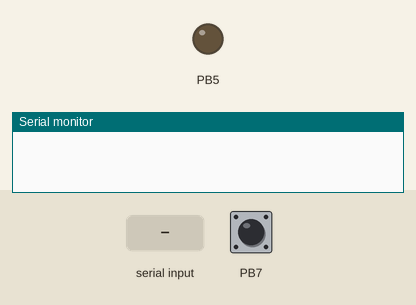
Recording of a program running on a simulated ATmega328P, built with avr-gcc and emulated at 16 MHz. On the bench: output pins drawn as LEDs (lit = HIGH), the last lines printed to the serial monitor. Inputs (shaded band) come from the test bench; at power-on: PB7 HIGH.

Above: at 1.2 s.
1.3 s: "J\n" received over Serial
At 2.1 s:
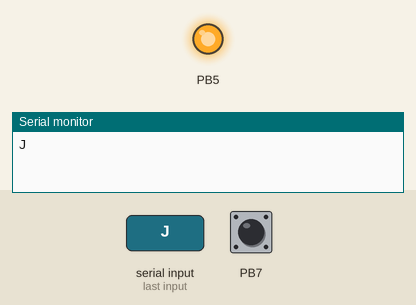
4.4 s: byte 106 ('j') received over Serial
At 5.6 s:
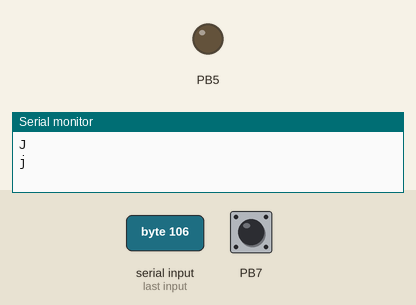
7.4 s: "j\n" received over Serial
At 7.9 s:
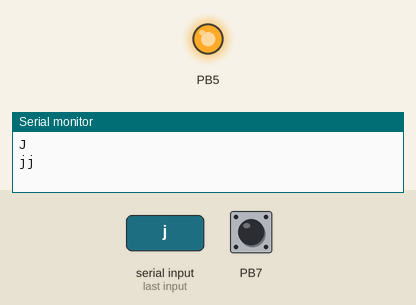
Timing chart, 0 to 9.9 s (numbered marks = the images above; inputs shaded):
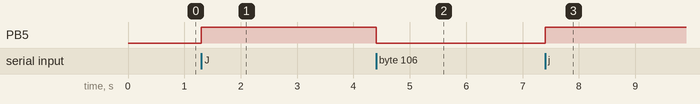

The program:

main.cpp
```cpp
/*
 * LAB5.cpp
 *
 * Created: 3-1-2019 18:54:20
 * Author : jurgen
 */

#define F_CPU 16000000UL //16MHz
#include <util/delay.h>
#include "JR_Macros.h"
#include <avr/io.h>
#include <avr/interrupt.h>

using namespace std;

#define FOSC F_CPU // Clock Speed
#define BAUD 9600
#define MYUBRR FOSC/16/BAUD-1

#define SWITCH_PRESSED !(PINB & (1<<PINB7))

void USART_Init(unsigned int ubrr);
void USART_Transmit(unsigned char data );
unsigned char USART_Receive(void);

ISR(PCINT0_vect)
{
	if(SWITCH_PRESSED)
	{
		USART_Transmit('s');
		USART_Transmit('w');
		USART_Transmit('0');
		USART_Transmit('\n');
	}
}

int main(void)
{
	PIN_X_OUTPUT(DDRB, DDB5);
	PIN_X_INPUT(DDRB, DDB7);

	BIT_ON_IN_REG(PCMSK0, PCINT7);
	BIT_ON_IN_REG(PCICR, PCIE0);

	sei();
	USART_Init(MYUBRR);
    /* Replace with your application code */
    while (1)
    {
		unsigned char data = USART_Receive();
		USART_Transmit(data);
		if (data == 'J' || data == 'j')
		{
			LED_TOGGLE;
		}
    }
}

void USART_Init(unsigned int ubrr)
{
	/*
	Set baud rate
	*/
	UBRR0H = (unsigned char)(ubrr>>8);
	UBRR0L = (unsigned char)ubrr;
	//Enable receiver and transmitter
	UCSR0B = (1<<RXEN0)|(1<<TXEN0);
	/*
	Set frame format: 8data, 2stop bit
	*/
	UCSR0C = (1<<USBS0)|(3<<UCSZ00);
}

unsigned char USART_Receive(void)
{
/*
Wait for data to be received
 */
while( !(UCSR0A & (1<<RXC0)) );
/*
Get and return received data from buffer
 */
return UDR0;
}

void USART_Transmit(unsigned char data )
{
/*
Wait for empty transmit buffer
 */
while
 ( !( UCSR0A & (1<<UDRE0)) );
/*
Put data into buffer, sends the data
 */
UDR0 = data;
}
```

JR_Macros.h
```cpp
#ifndef JR_MACROS_H
#define JR_MACROS_H

#define TRUE 1
#define FALSE 0

#define LED_ON		PORTB |=(1<<PORTB5)
#define LED_OFF		PORTB &= ~(1<<PORTB5)
#define	LED_TOGGLE	PINB |= (1<<PINB5)

#define BIT_ON_IN_REG(REG, BIT_OFFSET)		REG |= (1<<BIT_OFFSET)
#define BIT_OFF_IN_REG(REG, BIT_OFFSET)		REG &= ~(1<<BIT_OFFSET)
#define BIT_FLIP_IN_REG(REG, BIT_OFFSET)	REG ^= (1<<BIT_OFFSET)

#define PIN_X_ON(PORT_REG, BIT_OFFSET)		PORT_REG |= (1<<BIT_OFFSET)
#define PIN_X_OFF(PORT_REG, BIT_OFFSET)		PORT_REG &= ~(1<<BIT_OFFSET)
#define PIN_X_TOGGLE(PIN_REG, BIT_OFFSET)	PIN_REG |= (1<<BIT_OFFSET)

#define PIN_X_OUTPUT(DATA_DIR_REG, BIT_OFFSET)	DATA_DIR_REG |= (1<<BIT_OFFSET)
#define PIN_X_INPUT(DATA_DIR_REG, BIT_OFFSET)	DATA_DIR_REG &= ~(1<<BIT_OFFSET)

#define BITS_2_ON_IN_REG(REG, BIT_OFFSET1, BIT_OFFSET2)		REG |= (1<<BIT_OFFSET1) | (1<<BIT_OFFSET2)
#define BITS_3_ON_IN_REG(REG, BIT_OFFSET1, BIT_OFFSET2, BIT_OFFSET3)		REG |= (1<<BIT_OFFSET1) | (1<<BIT_OFFSET2) | (1<<BIT_OFFSET3)
#define BITS_4_ON_IN_REG(REG, BIT_OFFSET1, BIT_OFFSET2, BIT_OFFSET3, BIT_OFFSET4)		REG |= (1<<BIT_OFFSET1) | (1<<BIT_OFFSET2) | (1<<BIT_OFFSET3) | (1<<BIT_OFFSET4)
#define BITS_5_ON_IN_REG(REG, BIT_OFFSET1, BIT_OFFSET2, BIT_OFFSET3, BIT_OFFSET4, BIT_OFFSET5)		REG |= (1<<BIT_OFFSET1) | (1<<BIT_OFFSET2) | (1<<BIT_OFFSET3) | (1<<BIT_OFFSET4) | (1<<BIT_OFFSET5)
#define BITS_6_ON_IN_REG(REG, BIT_OFFSET1, BIT_OFFSET2, BIT_OFFSET3, BIT_OFFSET4, BIT_OFFSET5, BIT_OFFSET6)		REG |= (1<<BIT_OFFSET1) | (1<<BIT_OFFSET2) | (1<<BIT_OFFSET3) | (1<<BIT_OFFSET4) | (1<<BIT_OFFSET5) | (1<<BIT_OFFSET6)
#define BITS_7_ON_IN_REG(REG, BIT_OFFSET1, BIT_OFFSET2, BIT_OFFSET3, BIT_OFFSET4, BIT_OFFSET5, BIT_OFFSET6, BIT_OFFSET7)		REG |= (1<<BIT_OFFSET1) | (1<<BIT_OFFSET2) | (1<<BIT_OFFSET3) | (1<<BIT_OFFSET4) | (1<<BIT_OFFSET5) | (1<<BIT_OFFSET6) | (1<<BIT_OFFSET7)

#define BITS_2_OFF_IN_REG(REG, BIT_OFFSET1, BIT_OFFSET2)		REG &= ~(1<<BIT_OFFSET1) | (1<<BIT_OFFSET2)
#define BITS_3_OFF_IN_REG(REG, BIT_OFFSET1, BIT_OFFSET2, BIT_OFFSET3)		REG &= ~(1<<BIT_OFFSET1) | (1<<BIT_OFFSET2) | (1<<BIT_OFFSET3)
#define BITS_4_OFF_IN_REG(REG, BIT_OFFSET1, BIT_OFFSET2, BIT_OFFSET3, BIT_OFFSET4)		REG &= ~(1<<BIT_OFFSET1) | (1<<BIT_OFFSET2) | (1<<BIT_OFFSET3) | (1<<BIT_OFFSET4)
#define BITS_5_OFF_IN_REG(REG, BIT_OFFSET1, BIT_OFFSET2, BIT_OFFSET3, BIT_OFFSET4, BIT_OFFSET5)		REG &= ~(1<<BIT_OFFSET1) | (1<<BIT_OFFSET2) | (1<<BIT_OFFSET3) | (1<<BIT_OFFSET4) | (1<<BIT_OFFSET5)
#define BITS_6_OFF_IN_REG(REG, BIT_OFFSET1, BIT_OFFSET2, BIT_OFFSET3, BIT_OFFSET4, BIT_OFFSET5, BIT_OFFSET6)		REG &= ~(1<<BIT_OFFSET1) | (1<<BIT_OFFSET2) | (1<<BIT_OFFSET3) | (1<<BIT_OFFSET4) | (1<<BIT_OFFSET5) | (1<<BIT_OFFSET6)
#define BITS_7_OFF_IN_REG(REG, BIT_OFFSET1, BIT_OFFSET2, BIT_OFFSET3, BIT_OFFSET4, BIT_OFFSET5, BIT_OFFSET6, BIT_OFFSET7)		REG &= ~(1<<BIT_OFFSET1) | (1<<BIT_OFFSET2) | (1<<BIT_OFFSET3) | (1<<BIT_OFFSET4) | (1<<BIT_OFFSET5) | (1<<BIT_OFFSET6) | (1<<BIT_OFFSET7)


#endif
```

Measured:
- after the input at 1.3 s, PB5: LOW → HIGH at once
- after the input at 4.4 s, PB5: HIGH → LOW at once
- after the input at 7.4 s, PB5: LOW → HIGH at once
